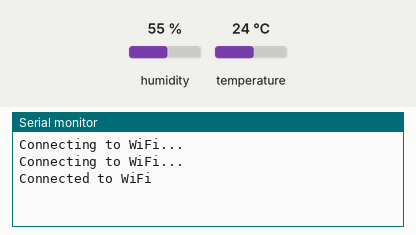
Simulated run of this sketch. Board: ESP32. Shown: the last lines printed to the serial monitor. Inputs (shaded band) come from the test bench; at power-on: humidity 55 %, temperature 24 °C. WiFi joins after 1.5 s; servers stay silent unless stated; uploads are accepted with an empty reply.

Above: at 3.2 s.
3.3 s: humidity set to 22 %
At 5.4 s:
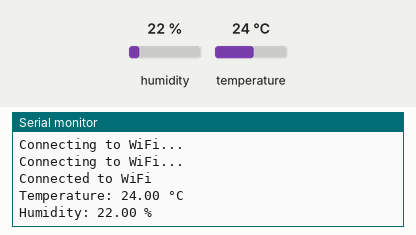
6.6 s: temperature set to 12 °C
At 9.2 s:
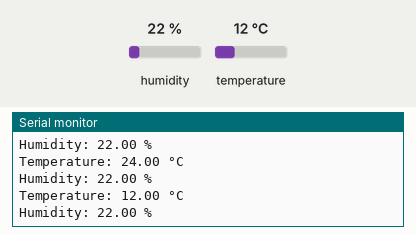
9.9 s: humidity set to 40 %
At 11.8 s:
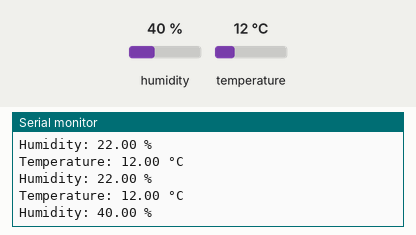

Measured:
- after the input at 3.3 s, the serial monitor: prints a new line after 0.73 s (image 1)
- after the input at 6.6 s, the serial monitor: prints a new line after 1.9 s (image 2)
- after the input at 9.9 s, the serial monitor: prints a new line after 0.80 s (image 3)

The sketch:

sketch_mar26a.ino
```cpp
#include <WiFi.h>
#include <HTTPClient.h>
#include <DHT.h>

#define WIFI_SSID "simone"
#define WIFI_PASSWORD "0968832955"
#define SERVER_IP "http://127.0.0.1:5003/post_data" // e.g., "192.168.1.100"
#define SERVER_PORT 5003
#define SENSOR_PIN 2
#define DHTTYPE DHT11

DHT dht(SENSOR_PIN, DHTTYPE);

void setup() {
  Serial.begin(115200);
  WiFi.begin(WIFI_SSID, WIFI_PASSWORD);
  while (WiFi.status() != WL_CONNECTED) {
    delay(1000);
    Serial.println("Connecting to WiFi...");
  }
  Serial.println("Connected to WiFi");
  dht.begin();
}

void loop() {
  delay(2000);
  float temperature = dht.readTemperature();
  float humidity = dht.readHumidity();
  if (isnan(temperature) || isnan(humidity)) {
    Serial.println("Failed to read from DHT sensor");
    return;
  }
  Serial.print("Temperature: ");
  Serial.print(temperature);
  Serial.println(" °C");
  Serial.print("Humidity: ");
  Serial.print(humidity);
  Serial.println(" %");
  sendSensorData(temperature, humidity);
}

void sendSensorData(float temperature, float humidity) {
  WiFiClient client;
  HTTPClient http;

  String data = "{\"temperature\":" + String(temperature) + ",\"humidity\":" + String(humidity) + "}";

  if (http.begin(client,String(SERVER_IP))) {
    http.addHeader("Content-Type", "application/json");
    int httpResponseCode = http.POST(data);
    if (httpResponseCode > 0) {
      String response = http.getString();
      Serial.println(response);
    } else {
      Serial.print("Error on sending POST: ");
      Serial.println(http.errorToString(httpResponseCode).c_str());
    }
    http.end();
  } else {
    Serial.println("Unable to connect to server");
  }
}
```
